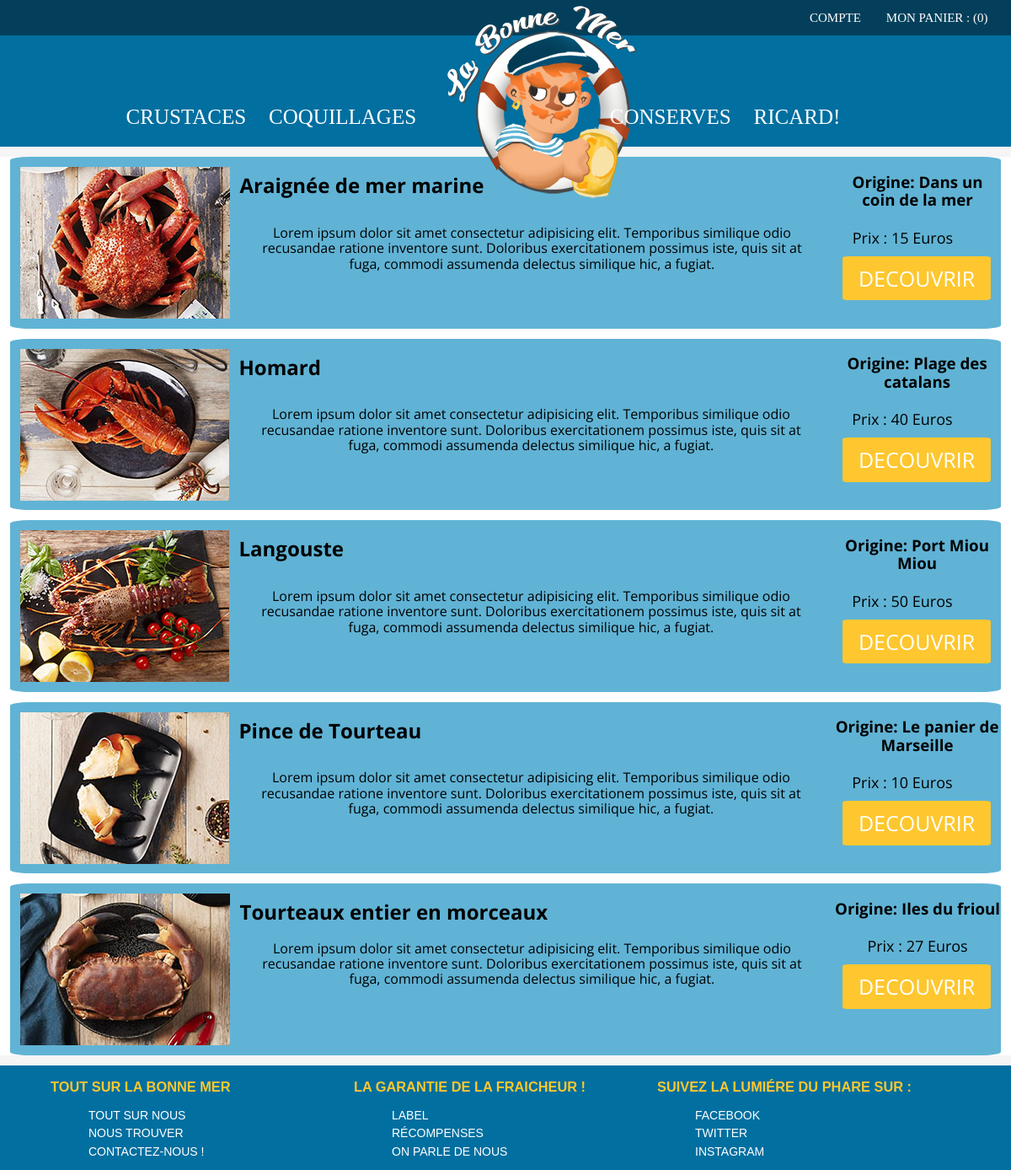
Page /index.php?controller=products&task=list&category=1 on the committed database.
### tables this page shows
CREATE TABLE IF NOT EXISTS `product` (
  `prod_id` int(10) UNSIGNED NOT NULL AUTO_INCREMENT,
  `prod_name` varchar(255) DEFAULT NULL,
  `prod_origin` varchar(100) NOT NULL,
  `prod_synopsis` text NOT NULL,
  `prod_description` text,
  `prod_price` double UNSIGNED DEFAULT NULL,
  `prod_picture` varchar(255) DEFAULT NULL,
  `prod_category` varchar(100) NOT NULL,
  PRIMARY KEY (`prod_id`)
);

### libraries/controllers/Controller.php (called while the page is built, shortened)
<?php
abstract class Controller {
    public function __construct(){
        $this->model = new $this->modelName();
    }
}

### libraries/autoload.php (called while the page is built, shortened)
<?php
spl_autoload_register(function($className){
    $className = str_replace("\\", "/", $className);
});

### libraries/Database.php (called while the page is built)
<?php
class Database {
    private static $instance = null;
    public static function getPdo(): PDO
    {
        if(self::$instance === null)
        {
            self::$instance = new PDO('mysql:host=localhost;dbname=labonnemer;charset=utf8', 'root', '', [
                PDO::ATTR_ERRMODE => PDO::ERRMODE_EXCEPTION,
                PDO::ATTR_DEFAULT_FETCH_MODE => PDO::FETCH_ASSOC
            ]);
        }
        return self::$instance;
    }
}

### libraries/models/Model.php (called while the page is built, shortened)
<?php
abstract class Model
{
    protected $pdo;
    protected $table;
    public function __construct()
    {
        $this->pdo = \Database::getPdo();
    }
    public function findAllByCategory(int $category)
    {
        $query = $this->pdo->prepare("SELECT * FROM {$this->table} WHERE prod_category = :prod_category");
        $query->execute(['prod_category' => $category]);
        $item = $query->fetchAll();
        return $item;
    }
}

### libraries/controllers/Products.php (called while the page is built, shortened)
<?php
require_once('libraries/autoload.php');
class Products extends Controller {
    public function list(){
        $products = $this->model->findAllByCategory($_GET['category']);
        \Renderer::render('products', compact('pageTitle', 'products'));
    }
}

### libraries/Application.php (called while the page is built, shortened)
<?php
class Application {
    public static function process()
    {
        $task = "index";
        if(!empty($_GET['task'])) {
            $task = $_GET['task'];
        }
        $controller = new $controllerName();
        $controller->$task();
    }
}

### index.php (called while the page is built)
<?php
 require_once('libraries/autoload.php');
 \Application::process();

### libraries/Renderer.php (called while the page is built, shortened)
<?php
class Renderer {
   public static function render(string $path, array $variables = []) {
        extract($variables);
        require('templates/' .$path . '.html.php');
        require_once('templates/layout.html.php');
    }
}

### templates/products.html.php (the view)
<?php foreach( $products as $product) : ?>
<article class="products">
    <img src="public/img/thumbnails/<?=  $product['prod_picture'] ?>" alt="Image du produit">
    <h2><?= $product['prod_name'] ?></h2>
    <h3>Origine: <?= $product['prod_origin'] ?></h3>
    <p><?=  $product['prod_synopsis'] ?></p>
    <em>Prix : <?=  $product['prod_price'] ?> Euros </em>
    <a href="index.php?controller=product&task=find&category=1&id=<?=  $product['prod_id'] ?>">decouvrir</a>
</article>
<?php endforeach ?>

### public/css/style.css (style rules this page uses)
* { box-sizing: border-box; outline: none; }
html { font-size: 62.5% }
body { background-color: #f5f5f5; color:black; font-size: 1.6rem; }
img { max-width: 100%; }
a { color: white; text-decoration: none; }
h2:nth-child(even) { text-align: left; }
.products { background-color: #60b3d5; margin: 0 auto; text-align: center; border-radius: 2%; height: 20%; margin: 1%; overflow: hidden; }
.products img { float: left; margin: 1%; clear:both }
.products h2 { float: left; width: 60%; }
.products p { margin: 0 0 0 2%; float: left; width: 55%; }
.products em { display: block; margin-top: 2%; font-style: normal; font-size: 1.8rem; }
.products a , .product a { background-color: #fec72f; text-transform: uppercase; width: 15%; margin: 1%; padding: 1%; font-size: 2.5rem; border-radius: 4%; }
.products a { float: right; }

### rows in the picture
product: prod_picture (picture), prod_name "Araignée de mer marine", prod_origin "Dans un coin de la mer", prod_synopsis "Lorem ipsum dolor sit amet consectetur adipisicing elit. Temporibus similique odio recusandae ratione inventore sunt. Doloribus exercitationem possimus iste, quis sit at fuga, commodi assumenda delectus similique hic, a fugiat.", prod_price "15"
product: prod_picture (picture), prod_name "Homard", prod_origin "Plage des catalans", prod_synopsis "Lorem ipsum dolor sit amet consectetur adipisicing elit. Temporibus similique odio recusandae ratione inventore sunt. Doloribus exercitationem possimus iste, quis sit at fuga, commodi assumenda delectus similique hic, a fugiat.", prod_price "40"
product: prod_picture (picture), prod_name "Langouste", prod_origin "Port Miou Miou", prod_synopsis "Lorem ipsum dolor sit amet consectetur adipisicing elit. Temporibus similique odio recusandae ratione inventore sunt. Doloribus exercitationem possimus iste, quis sit at fuga, commodi assumenda delectus similique hic, a fugiat.", prod_price "50"
product: prod_picture (picture), prod_name "Pince de Tourteau", prod_origin "Le panier de Marseille", prod_synopsis "Lorem ipsum dolor sit amet consectetur adipisicing elit. Temporibus similique odio recusandae ratione inventore sunt. Doloribus exercitationem possimus iste, quis sit at fuga, commodi assumenda delectus similique hic, a fugiat.", prod_price "10"
product: prod_picture (picture), prod_name "Tourteaux entier en morceaux", prod_origin "Iles du frioul", prod_synopsis "Lorem ipsum dolor sit amet consectetur adipisicing elit. Temporibus similique odio recusandae ratione inventore sunt. Doloribus exercitationem possimus iste, quis sit at fuga, commodi assumenda delectus similique hic, a fugiat.", prod_price "27"
